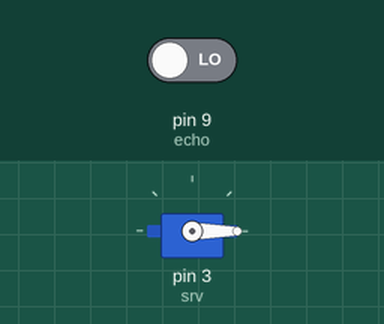
Simulated run of this sketch. Board: Arduino Uno, built with avr-gcc and run on an emulated ATmega328P. Parts: servo. The test bench sets the inputs (shaded band); at power-on: pin 9 (echo) LOW. What the sketch prints to the serial monitor is not drawn.

Above: at 0.05 s.
Timing chart, 0 to 5.1 s (numbered marks = the images above):
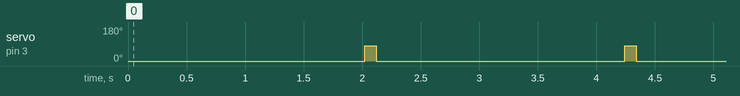

The sketch:

modul_ultrason.ino
```cpp
#include <Servo.h>
Servo srv;
int echo = 9;
int trig = 8;
float d;
float t;
float distance() {
  digitalWrite(trig, LOW);
  delayMicroseconds(2);
  digitalWrite(trig, HIGH);
  delayMicroseconds(10);
  t = pulseIn(echo, HIGH);  //
  d = 0.034 * t / 2;        // ila bghiti bl milimetre 0.34
  return d;
}

void setup() {
  srv.attach(3);
  srv.write(0);
  Serial.begin(9600);
  // put your setup code here, to run once:
  pinMode(echo, INPUT);
  pinMode(trig, OUTPUT);
}
void loop() {


  Serial.println(distance());
  /*for (int i = 0 ; i < 180;i++){
    srv.write(i);
    delay(50);
  }*/
  delay(20);
  if (distance() <= 20) {
    srv.write(80);
    delay(100);
    srv.write(0);
    delay(100);
  }
}
```

Measured:
- by itself, servo on pin 3 (srv): alternates 80° for 0.10 s and 0° for 2.1 s
